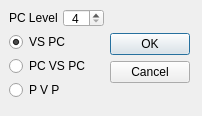
<?xml version="1.0" encoding="UTF-8"?>
<ui version="4.0">
 <class>NewGameDialog</class>
 <widget class="QDialog" name="NewGameDialog">
  <property name="geometry">
   <rect>
    <x>0</x>
    <y>0</y>
    <width>202</width>
    <height>116</height>
   </rect>
  </property>
  <property name="windowTitle">
   <string>Dialog</string>
  </property>
  <widget class="QWidget" name="layoutWidget">
   <property name="geometry">
    <rect>
     <x>9</x>
     <y>9</y>
     <width>181</width>
     <height>90</height>
    </rect>
   </property>
   <layout class="QGridLayout" name="gridLayout">
    <item row="0" column="0">
     <layout class="QHBoxLayout" name="horizontalLayout">
      <item>
       <widget class="QLabel" name="label">
        <property name="text">
         <string>PC Level</string>
        </property>
       </widget>
      </item>
      <item>
       <widget class="QSpinBox" name="pclevel">
        <property name="alignment">
         <set>Qt::AlignCenter</set>
        </property>
        <property name="minimum">
         <number>4</number>
        </property>
        <property name="maximum">
         <number>12</number>
        </property>
       </widget>
      </item>
     </layout>
    </item>
    <item row="1" column="0">
     <widget class="QRadioButton" name="rdopvc">
      <property name="text">
       <string>VS PC</string>
      </property>
      <property name="checked">
       <bool>true</bool>
      </property>
     </widget>
    </item>
    <item row="1" column="1" rowspan="3">
     <widget class="QDialogButtonBox" name="buttonBox">
      <property name="orientation">
       <enum>Qt::Vertical</enum>
      </property>
      <property name="standardButtons">
       <set>QDialogButtonBox::Cancel|QDialogButtonBox::Ok</set>
      </property>
     </widget>
    </item>
    <item row="2" column="0">
     <widget class="QRadioButton" name="rdocvc">
      <property name="text">
       <string>PC VS PC</string>
      </property>
     </widget>
    </item>
    <item row="3" column="0">
     <widget class="QRadioButton" name="rdopvp">
      <property name="text">
       <string>P V P</string>
      </property>
     </widget>
    </item>
   </layout>
  </widget>
 </widget>
 <resources/>
 <connections>
  <connection>
   <sender>buttonBox</sender>
   <signal>rejected()</signal>
   <receiver>NewGameDialog</receiver>
   <slot>reject()</slot>
   <hints>
    <hint type="sourcelabel">
     <x>316</x>
     <y>260</y>
    </hint>
    <hint type="destinationlabel">
     <x>286</x>
     <y>274</y>
    </hint>
   </hints>
  </connection>
  <connection>
   <sender>buttonBox</sender>
   <signal>accepted()</signal>
   <receiver>NewGameDialog</receiver>
   <slot>accept()</slot>
   <hints>
    <hint type="sourcelabel">
     <x>248</x>
     <y>254</y>
    </hint>
    <hint type="destinationlabel">
     <x>157</x>
     <y>274</y>
    </hint>
   </hints>
  </connection>
 </connections>
</ui>
